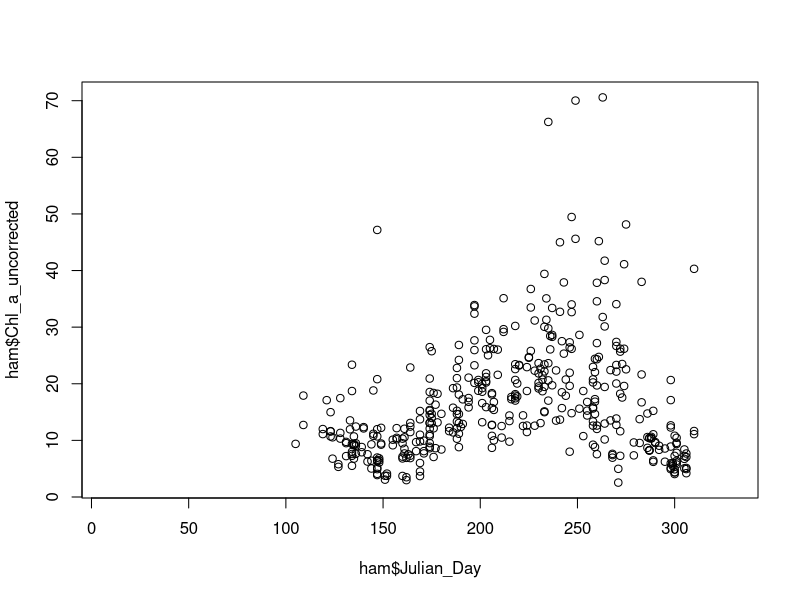
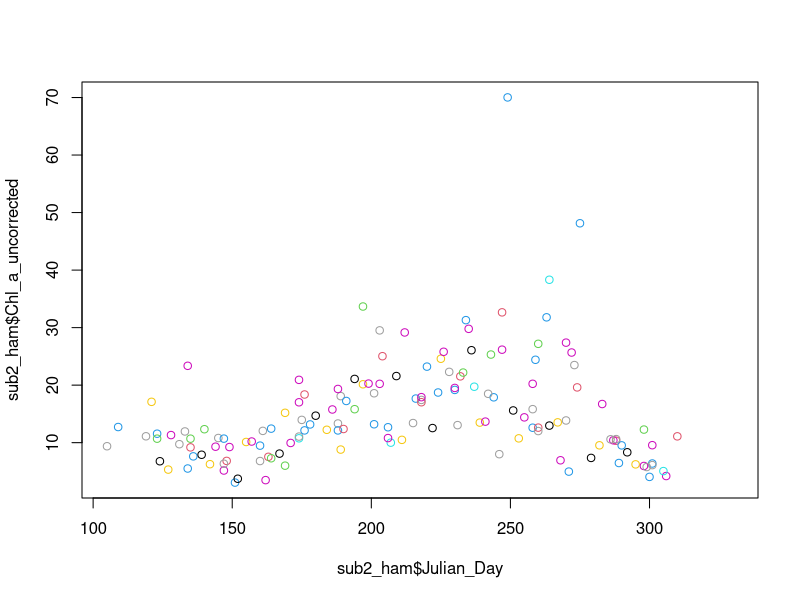
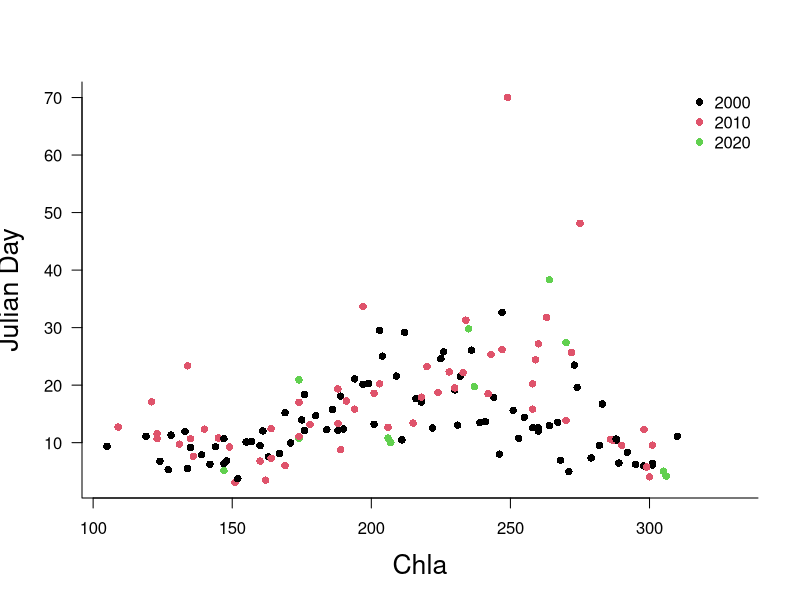
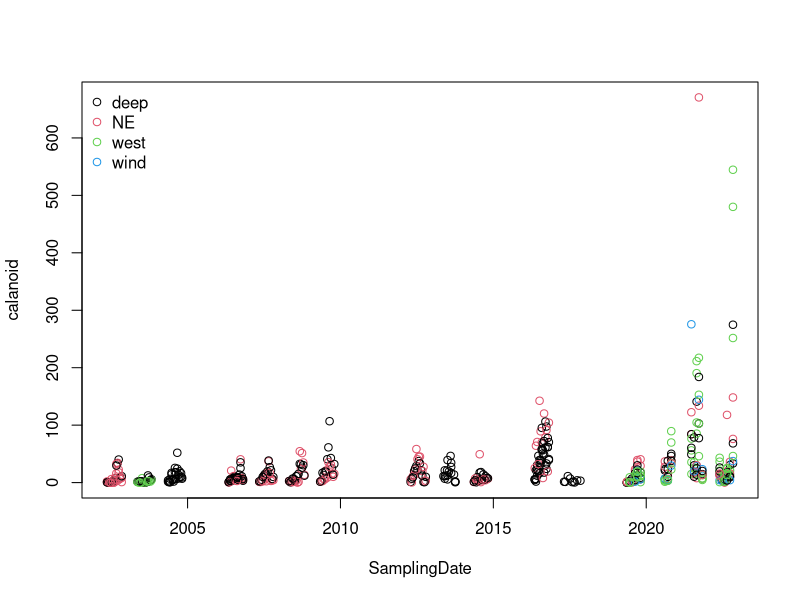
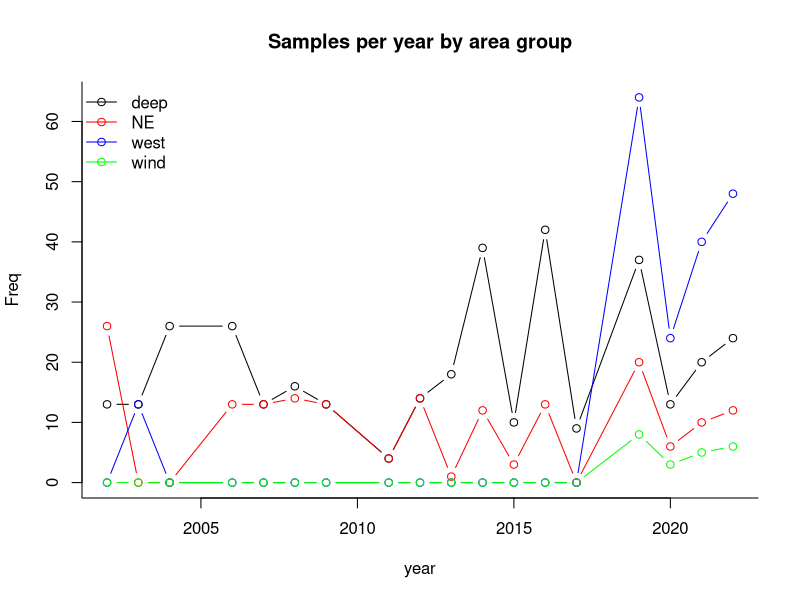
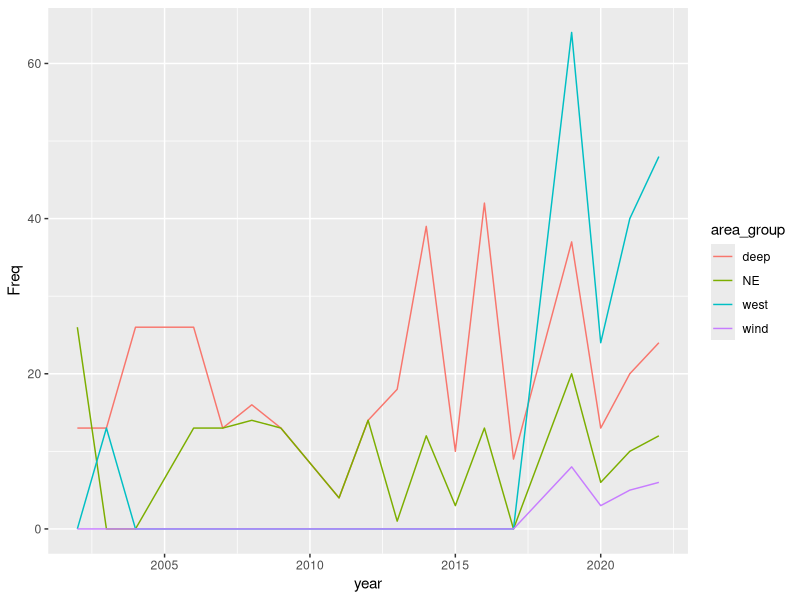
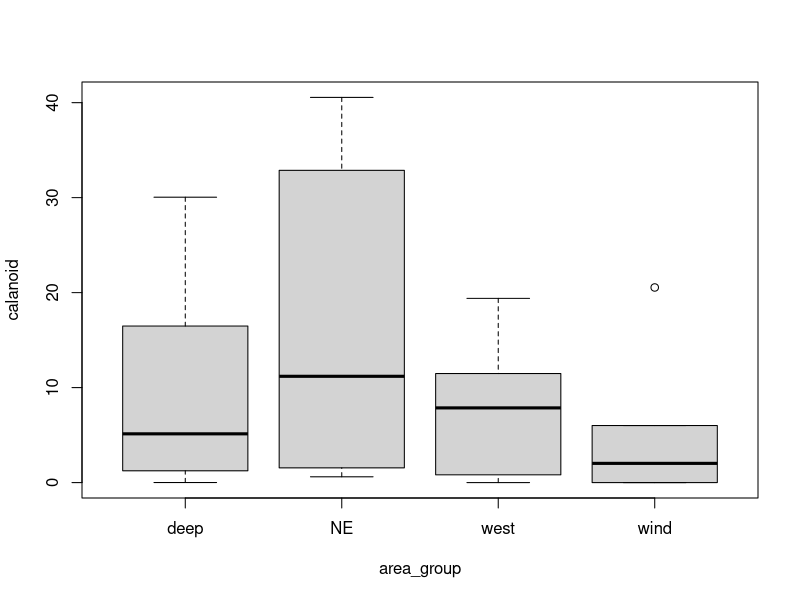

Recreate these plots in R, in order.
## ---- chunk 1
# load the library
library(readxl)

# import the xlsx file
ham <- read_excel("ind dates flat all parameters Hamilton only FOR Kim.xlsx")
## ---- chunk 2
#View(ham)
colnames(ham[,1:5])
tail(ham, n=5)
str(ham, list.len=5)
## ---- chunk 3
# access a subsection of a dataframe
ham[1:5,1:3]
## ---- chunk 4
# save a subsection of a dataframe
ham_sub=ham[1:5,c(1:3, 9:10)]
ham_sub
## ---- chunk 5
# by column
head(ham$Station_Acronym)
## ---- chunk 6
# save a subsection of a dataframe
ham_sub=ham_sub[order(ham_sub$area_group,ham_sub$year),]
ham_sub
## ---- chunk 7

# by condition... using head() to show the first 6 items
head(ham$calanoid[ham$Station_Acronym=="HH6"])
## ---- chunk 8
ham$calanoid[ham$Station_Acronym=="HH6" & ham$year==2016]
## ---- chunk 9
cal_HH6_2016=ham$calanoid[ham$Station_Acronym=="HH6" & ham$year==2016]
jul_cal_HH6_2016=ham$Julian_Day[ham$Station_Acronym=="HH6" & ham$year==2016]

## ---- chunk 10
sub_ham=data.frame(calanoid=cal_HH6_2016,julian= jul_cal_HH6_2016)
knitr::kable(sub_ham, caption="Calanoid data for 2016 at station HH6")
## ---- chunk 11
ham$calanoid[ham$Station_Acronym=="HH6" & ham$year==2014]
## ---- chunk 12
sub1=ham$calanoid[ham$Station_Acronym=="HH6" & ham$year==2014]
mean(sub1)
sd(sub1)
## ---- chunk 13
knitr::kable(table(ham$Station_Acronym), col.names = c("Station Name", "No. of samples"))
## ---- chunk 14
summary(ham$Chl_a_uncorrected[ham$Station_Acronym=="HH258"])
## ---- chunk 15
plot(y=ham$Chl_a_uncorrected, x=ham$Julian_Day)
## ---- chunk 16
sub2_ham=ham[ham$Station_Acronym=="HH258",]
plot(y=sub2_ham$Chl_a_uncorrected, x=sub2_ham$Julian_Day, col=sub2_ham$year)
## ---- chunk 17

sub2_ham$decade <- cut(sub2_ham$year, breaks=c(2000,2010,2020,2030), labels=c(2000, 2010, 2020))

plot(y=sub2_ham$Chl_a_uncorrected, x=sub2_ham$Julian_Day, col=sub2_ham$decade, pch=16,
xlab="Chla", ylab="Julian Day", 
bty="l", cex.lab=1.6, las=1
     )
legend("topright", legend=levels(sub2_ham$decade), pch=16, col=1:3, bty="n")
## ---- chunk 18
ham$area_group=as.factor(ham$area_group)
plot(calanoid~SamplingDate, data=ham, col=area_group)
legend("topleft", legend=levels(ham$area_group), bty="n",
       pch=1,col=c(1:length(levels(ham$area_group))))
## ---- chunk 19
samps=as.data.frame(table(ham[,c("year","area_group")]))
samps$year=as.numeric(as.character(samps$year))
plot(Freq~year,data=samps[samps$area_group=="deep",], bty="L",
     xlim=c(min(samps$year), max(samps$year)),
     ylim=c(min(samps$Freq), max(samps$Freq)),
     col="black", type="b", main="Samples per year by area group")
lines(Freq~year,data=samps[samps$area_group=="NE",],
      col="red", type="b")
lines(Freq~year,data=samps[samps$area_group=="west",],
      col="blue", type="b")
lines(Freq~year,data=samps[samps$area_group=="wind",],
      col="green", type="b")

legend("topleft", legend=levels(ham$area_group), lty=1,bty="n",
       pch=1,col=c("black", "red", "blue", "green"))
## ---- chunk 20
# similar plot using ggplot
library(ggplot2)
ggplot(samps, aes(x = year, y = Freq, 
    group = area_group, colour = area_group)) + geom_line()

## ---- chunk 21
year_sub=ham[(ham$year==2019),]
              
t.test(calanoid~area_group, 
   data=year_sub[(year_sub$area_group=="deep"| year_sub$area_group=="NE"),])

boxplot(calanoid~area_group, data=year_sub)

